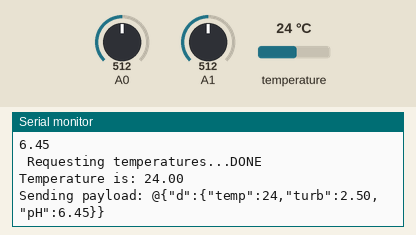
Simulated run of this sketch. Board: Arduino Uno, built with avr-gcc and run on an emulated ATmega328P. Shown: the last lines printed to the serial monitor. The test bench sets the inputs (shaded band); at power-on: temperature 24 °C, A0 = 512, A1 = 512.

Above: at 1.5 s.
1.6 s: temperature set to 12 °C
At 2.4 s:
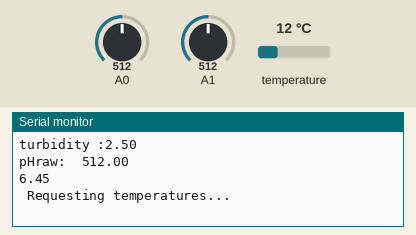
3.7 s: A0 set to 390
At 4.8 s:
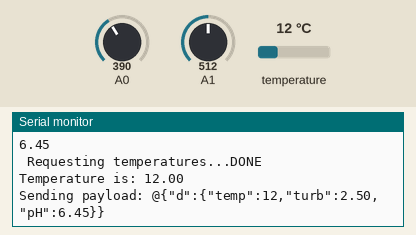
5.8 s: A1 set to 390
At 6.8 s:
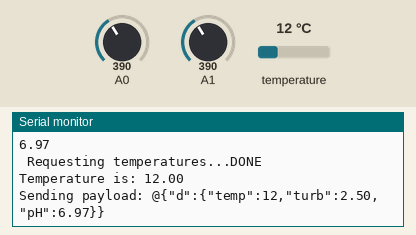
7.9 s: temperature set to 19 °C
At 8.7 s:
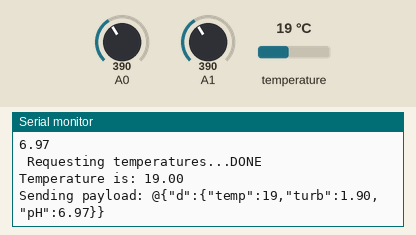
10.0 s: A0 set to 410
At 11.9 s:
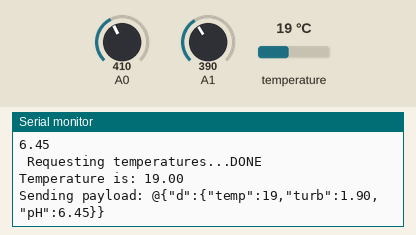
12.1 s: A1 set to 410
At 14.1 s:
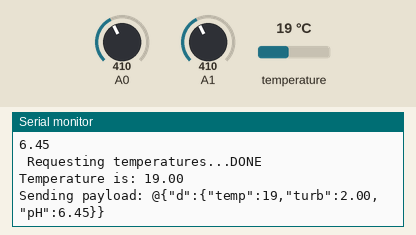
Timing chart, 0 to 15.2 s (numbered marks = the images above; inputs shaded):
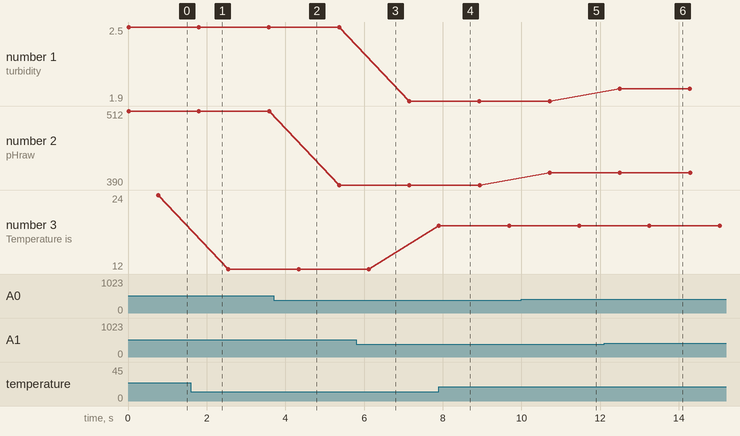

Measured:
- after the input at 7.9 s, the serial monitor: prints a new line at once (image 4)
- after the input at 10.0 s, the serial monitor: prints a new line after 0.72 s (image 5)
- after the input at 12.1 s, the serial monitor: prints a new line after 0.40 s (image 6)
- plotted number 1: 2.5 → 1.9 after the input at 5.8 s, 1.9 → 2 after the input at 12.1 s
- plotted number 2: 512 → 390 after the input at 3.7 s, 390 → 410 after the input at 10.0 s
- plotted number 3: 24 → 12 after the input at 1.6 s, 12 → 19 after the input at 7.9 s

The sketch:

arduino_to_nodemcu.ino
```cpp
#include <SoftwareSerial.h>
#include <OneWire.h>
#include <DallasTemperature.h>


SoftwareSerial mySerial (8,9);
String payload;
int temp;

// Data wire is plugged into pin 2 on the Arduino
#define ONE_WIRE_BUS 2

// Setup a oneWire instance to communicate with any OneWire devices
// (not just Maxim/Dallas temperature ICs)
OneWire oneWire(ONE_WIRE_BUS);

// Pass our oneWire reference to Dallas Temperature.
DallasTemperature sensors(&oneWire);
float pH, pHraw;
int sensorValue;
float v;
float turbidity;


void setup(void)
{
  // start serial port
Serial.begin(115200);
mySerial.begin(115200);
  Serial.println("Dallas Temperature IC Control Library Demo");

  // Start up the library
  sensors.begin ();
}


void loop(void)
{
   v=analogRead(A1);
turbidity=(v*5)/1024;//Converting digital value to analog value
Serial.print("turbidity :");
Serial.println(turbidity);

    pHraw =analogRead(A0);
    Serial.print("pHraw:  ");
    Serial.println(pHraw);
  if (pHraw<100){
     pH = 7.2;
     Serial.println(pH);
  }

  if (pHraw>=100 && pHraw <250){
     pH = 7.1;

    Serial.println(pH);
  }

  if (pHraw>=250 && pHraw <400){
    pH = 6.97;
    Serial.println(pH);
  }
  if (pHraw>=400 && pHraw <600){
    pH = 6.45;
    Serial.println(pH);
  }

  if (pHraw>=600 && pHraw <800){
    pH = 7.23;
    Serial.println(pH);
  }

  if (pHraw>=800 && pHraw <1010){
    pH = 7.45;
    Serial.println(pH);
  }

  if (pHraw > 1010){
  float pH = 0;
  Serial.println(pH);
  }
  // call sensors.requestTemperatures() to issue a global temperature
  // request to all devices on the bus
  Serial.print(" Requesting temperatures...");
  sensors.requestTemperatures(); // Send the command to get temperatures
  Serial.println("DONE");

  Serial.print("Temperature is: ");
  Serial.println(sensors.getTempCByIndex(0)); // Why "byIndex"?
  temp=sensors.getTempCByIndex(0);
 payload  = "@{\"d\":{\"temp\":";
  payload += temp;
  payload+="," "\"turb\":";
  payload += turbidity;
  payload+="," "\"pH\":";
  payload += pH;
  payload += "}}";
 Serial.print("Sending payload: ");
Serial.println(payload);
mySerial.println(payload);
delay(1000);
 }
```
